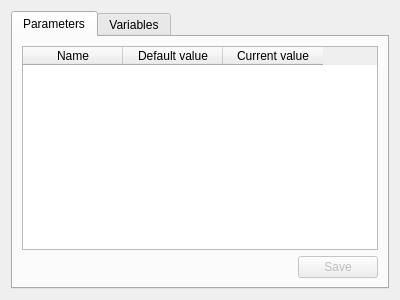
<?xml version="1.0" encoding="UTF-8"?>
<ui version="4.0">
 <class>editModel</class>
 <widget class="QWidget" name="editModel">
  <property name="geometry">
   <rect>
    <x>0</x>
    <y>0</y>
    <width>400</width>
    <height>300</height>
   </rect>
  </property>
  <property name="windowTitle">
   <string>Form</string>
  </property>
  <property name="autoFillBackground">
   <bool>true</bool>
  </property>
  <layout class="QVBoxLayout" name="verticalLayout">
   <item>
    <widget class="QTabWidget" name="tabWidget">
     <property name="currentIndex">
      <number>0</number>
     </property>
     <widget class="QWidget" name="tabParameters">
      <attribute name="title">
       <string>Parameters</string>
      </attribute>
      <layout class="QVBoxLayout" name="verticalLayout_3">
       <item>
        <widget class="QTableWidget" name="tableParameters">
         <attribute name="verticalHeaderVisible">
          <bool>false</bool>
         </attribute>
         <column>
          <property name="text">
           <string>Name</string>
          </property>
         </column>
         <column>
          <property name="text">
           <string>Default value</string>
          </property>
         </column>
         <column>
          <property name="text">
           <string>Current value</string>
          </property>
         </column>
        </widget>
       </item>
       <item>
        <layout class="QHBoxLayout" name="horizontalLayout">
         <property name="topMargin">
          <number>0</number>
         </property>
         <item>
          <spacer name="horizontalSpacer">
           <property name="orientation">
            <enum>Qt::Horizontal</enum>
           </property>
           <property name="sizeHint" stdset="0">
            <size>
             <width>40</width>
             <height>20</height>
            </size>
           </property>
          </spacer>
         </item>
         <item>
          <widget class="QPushButton" name="buttonParameterSave">
           <property name="enabled">
            <bool>false</bool>
           </property>
           <property name="text">
            <string>Save</string>
           </property>
          </widget>
         </item>
        </layout>
       </item>
      </layout>
     </widget>
     <widget class="QWidget" name="tabVariables">
      <attribute name="title">
       <string>Variables</string>
      </attribute>
      <layout class="QVBoxLayout" name="verticalLayout_2">
       <item>
        <widget class="QLabel" name="labelVariablesEmpty">
         <property name="text">
          <string>Edition of variables is not available yet.</string>
         </property>
        </widget>
       </item>
      </layout>
     </widget>
    </widget>
   </item>
  </layout>
 </widget>
 <resources/>
 <connections/>
</ui>
